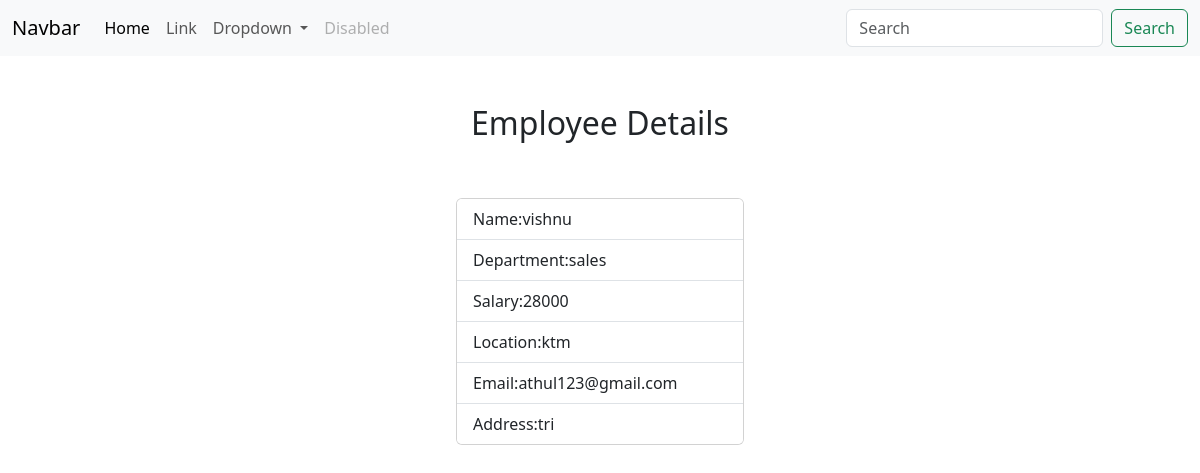
/employee/3/, run on the app's committed database.
### myapp/models.py (models this page shows, shortened)
class Employee(models.Model):
    name=models.CharField(max_length=200)
    department=models.CharField(max_length=200)
    salary=models.PositiveIntegerField()
    location=models.CharField(max_length=200)
    email=models.EmailField()
    address=models.CharField(max_length=200)

### myapp/views.py (the view)
# urls.py: path('employee/<int:pk>/',views.EmployeeDetailView.as_view(),name="employee-detail"),
class EmployeeDetailView(View):
     def get(self,request,*args,**kwargs):
         id=kwargs.get("pk")
         qs=Employee.objects.get(id=id)
         return render(request,"employeedetail.html",{"data":qs})

### myapp/templates/employeedetail.html
{%extends 'base.html'%}
{%block main_block%}
<div class="mt-5 d-flex justify-content-center">
  <h2>Employee Details</h2>
</div>
<div class="container mt-5 d-flex justify-content-center">
  <div class="card" style="width: 18rem;">
    <ul class="list-group list-group-flush">
      <li class="list-group-item">Name:{{data.name}}</li>
      <li class="list-group-item">Department:{{data.department}}</li>
      <li class="list-group-item">Salary:{{data.salary}}</li>
      <li class="list-group-item">Location:{{data.location}}</li>
      <li class="list-group-item">Email:{{data.email}}</li>
      <li class="list-group-item">Address:{{data.address}}</li>
    </ul>
  </div>
</div>
{%endblock%}

### data on the page
Employee: name "vishnu", department "sales", salary "28000", location "ktm", email "athul123@gmail.com", address "tri"
